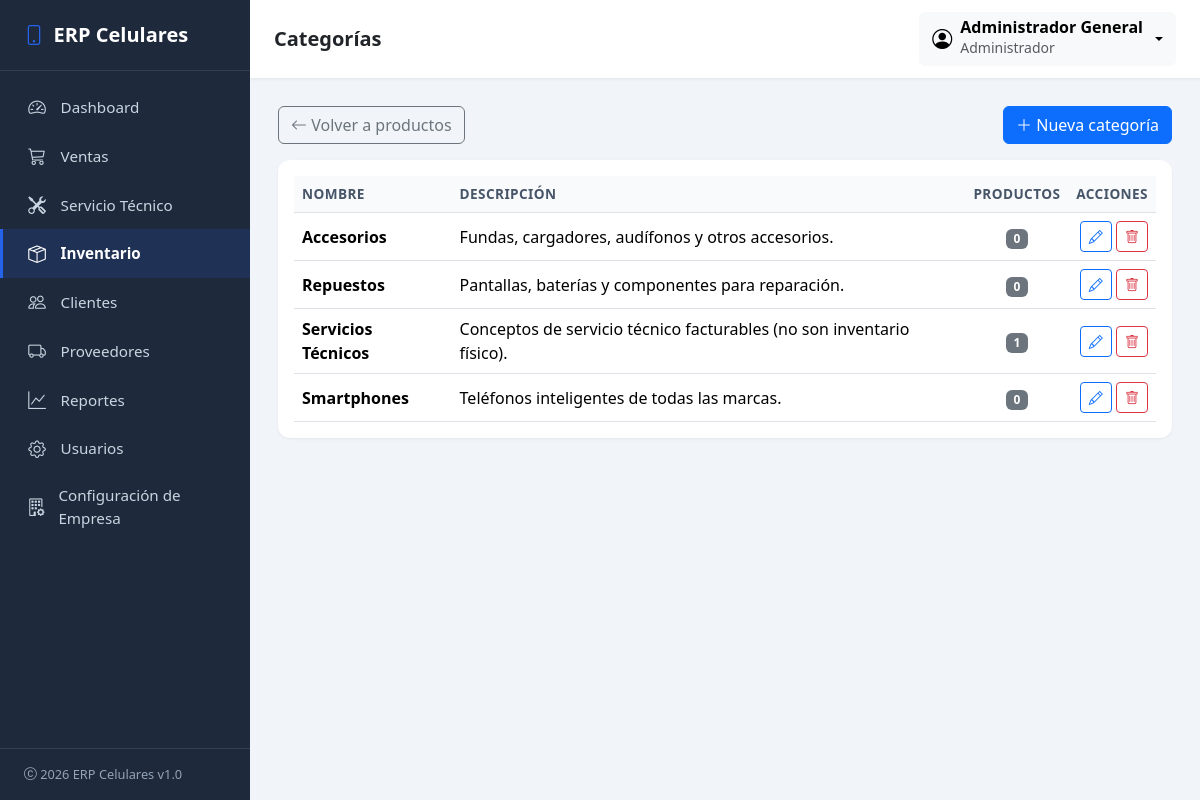
Screenshot of /inventario/categorias/ (signed in) with the database file from the repository.
### company/models.py (models this page shows, shortened)
class Company(models.Model):
    class TipoEmpresa(models.TextChoices):
        NATURAL = 'natural', 'Persona Natural'
        JURIDICA = 'juridica', 'Persona Jurídica'
    class RegimenTributario(models.TextChoices):
        SIMPLIFICADO = 'simplificado', 'Régimen Simplificado'
        COMUN = 'comun', 'Régimen Común'
        SIMPLE = 'simple', 'Régimen Simple de Tributación'
        NO_RESPONSABLE = 'no_responsable', 'No Responsable de IVA'
    class Moneda(models.TextChoices):
        COP = 'COP', 'Peso Colombiano (COP)'
        USD = 'USD', 'Dólar Estadounidense (USD)'
        EUR = 'EUR', 'Euro (EUR)'
        MXN = 'MXN', 'Peso Mexicano (MXN)'
    class Idioma(models.TextChoices):
        ES = 'es', 'Español'
        EN = 'en', 'Inglés'
    class Estado(models.TextChoices):
        ACTIVA = 'activa', 'Activa'
        SUSPENDIDA = 'suspendida', 'Suspendida'
        PRUEBA = 'prueba', 'En prueba'
    nombre_comercial = models.CharField('Nombre comercial', max_length=150, blank=True)
    razon_social = models.CharField('Razón social', max_length=150, blank=True)
    nit = models.CharField('NIT', max_length=30, blank=True)
    tipo_empresa = models.CharField(
        'Tipo de empresa', max_length=20,
        choices=TipoEmpresa.choices, blank=True,
    )
    regimen_tributario = models.CharField(
        'Régimen tributario', max_length=20,
        choices=RegimenTributario.choices, blank=True,
    )
    responsable_iva = models.BooleanField('Responsable de IVA', default=True)
    actividad_economica = models.CharField(
        'Actividad económica', max_length=150, blank=True,
        help_text='Código CIIU y/o descripción de la actividad principal.',
    )
    direccion = models.CharField('Dirección', max_length=255, blank=True)
    pais = models.CharField('País', max_length=100, blank=True, default='Colombia')
    departamento = models.CharField('Departamento', max_length=100, blank=True)
    municipio = models.CharField('Municipio / Ciudad', max_length=100, blank=True)
    codigo_postal = models.CharField('Código postal', max_length=20, blank=True)
    telefono = models.CharField('Teléfono', max_length=30, blank=True)
    whatsapp = models.CharField('WhatsApp', max_length=30, blank=True)
    correo = models.EmailField('Correo electrónico', blank=True)
    sitio_web = models.URLField('Sitio web', blank=True)
    moneda = models.CharField('Moneda', max_length=3, choices=Moneda.choices, default=Moneda.COP)
    simbolo_moneda = models.CharField('Símbolo de moneda', max_length=5, default='$')
    idioma = models.CharField('Idioma', max_length=5, choices=Idioma.choices, default=Idioma.ES)
    zona_horaria = models.CharField('Zona horaria', max_length=50, default='America/Bogota')
    fecha_creacion = models.DateTimeField('Fecha de creación', auto_now_add=True)
    fecha_modificacion = models.DateTimeField('Fecha de última modificación', auto_now=True)
    estado = models.CharField('Estado', max_length=20, choices=Estado.choices, default=Estado.ACTIVA)
    activo = models.BooleanField('Activo', default=True)
    licencia = models.CharField('Licencia', max_length=50, blank=True, default='Estándar')
    version_erp = models.CharField('Versión del ERP', max_length=20, blank=True, default='1.0')
    class Meta:
        verbose_name = 'Empresa'
        verbose_name_plural = 'Configuración de Empresa'
    @classmethod
    def get_solo(cls):
        obj, _creado = cls.objects.get_or_create(pk=1)
        return obj

### accounts/models.py (models this page shows, shortened)
class CustomUser(AbstractUser):
    class Roles(models.TextChoices):
        ADMIN = 'admin', 'Administrador'
        VENDEDOR = 'vendedor', 'Vendedor'
        TECNICO = 'tecnico', 'Técnico'
    role = models.CharField(
        'Rol',
        max_length=20,
        choices=Roles.choices,
        default=Roles.VENDEDOR,
    )
    telefono = models.CharField('Teléfono', max_length=30, blank=True)
    class Meta:
        verbose_name = 'Usuario'
        verbose_name_plural = 'Usuarios'
    @property
    def es_admin(self):
        return self.role == self.Roles.ADMIN or self.is_superuser

### inventory/models.py (models this page shows, shortened)
class Category(models.Model):
    nombre = models.CharField('Nombre', max_length=100, unique=True)
    descripcion = models.TextField('Descripción', blank=True)
    class Meta:
        verbose_name = 'Categoría'
        verbose_name_plural = 'Categorías'
        ordering = ['nombre']

### inventory/views.py (the view)
# urls.py: path('categorias/', views.category_list, name='category_list'),
@login_required
def category_list(request):
    categorias = Category.objects.all()
    contexto = {'categorias': categorias, 'seccion_activa': 'inventario'}
    return render(request, 'inventory/category_list.html', contexto)

### company/context_processors.py (called while the page is built)
def company_context(request):
    try:
        company = Company.get_solo()
        branding = getattr(company, 'identidad_visual', None)
    except (OperationalError, ProgrammingError):
        company = None
        branding = None
    return {
        'company_config': company,
        'branding_config': branding,
    }

### templates/inventory/category_list.html (shortened to what this page needs)
{% extends 'base.html' %}
{% block page_title %}Categorías{% endblock %}
{% block content %}
<div class="d-flex flex-wrap justify-content-between align-items-center mb-3 gap-2">
    <a href="{% url 'inventory:product_list' %}" class="btn btn-outline-secondary"><i class="bi bi-arrow-left"></i> Volver a productos</a>
    <a href="{% url 'inventory:category_create' %}" class="btn btn-primary"><i class="bi bi-plus-lg"></i> Nueva categoría</a>
</div>
<div class="card">
    <div class="card-body">
        <div class="table-responsive">
            <table class="table table-hover align-middle mb-0">
                <thead>
                    <tr>
                        <th>Nombre</th>
                        <th>Descripción</th>
                        <th class="text-center">Productos</th>
                        <th class="text-end">Acciones</th>
                    </tr>
                </thead>
                <tbody>
                    {% for cat in categorias %}
                    <tr>
                        <td class="fw-semibold">{{ cat.nombre }}</td>
                        <td>{{ cat.descripcion|default:"—" }}</td>
                        <td class="text-center"><span class="badge bg-secondary">{{ cat.productos.count }}</span></td>
                        <td class="text-end text-nowrap">
                            <a href="{% url 'inventory:category_update' cat.pk %}" class="btn btn-sm btn-outline-primary"><i class="bi bi-pencil"></i></a>
                            <a href="{% url 'inventory:category_delete' cat.pk %}" class="btn btn-sm btn-outline-danger"><i class="bi bi-trash"></i></a>
                        </td>
                    </tr>
                    {% empty %}
                    <tr><td colspan="4" class="text-center text-muted py-4">No hay categorías registradas.</td></tr>
                    {% endfor %}
                </tbody>
            </table>
        </div>
    </div>
</div>
{% endblock %}

### templates/base.html (shortened to what this page needs)
{% load static %}
<!DOCTYPE html>
<html lang="es">
<head>
    <link href="https://cdn.jsdelivr.net/npm/bootstrap@5.3.3/dist/css/bootstrap.min.css" rel="stylesheet">
    <link href="https://cdn.jsdelivr.net/npm/bootstrap-icons@1.11.3/font/bootstrap-icons.css" rel="stylesheet">
    <link href="{% static 'css/styles.css' %}" rel="stylesheet">
    <link href="{% static 'css/loading.css' %}" rel="stylesheet">
</head>
<body class="erp-loading-activo">
    <aside class="erp-sidebar" id="erpSidebar">
        <div class="sidebar-brand">
            {% if branding_config and branding_config.logo_principal %}
            <img src="{{ branding_config.logo_principal.url }}" alt="Logo" style="height: 28px; width: auto;">
            {% else %}
            <i class="bi bi-phone"></i>
            {% endif %}
            <span>{{ company_config.nombre_comercial|default:'ERP Celulares' }}</span>
        </div>
        <nav class="nav flex-column">
            <a href="{% url 'dashboard:index' %}" class="nav-link {% if seccion_activa == 'dashboard' %}active{% endif %}">
                <i class="bi bi-speedometer2"></i> Dashboard
            </a>
            {% if user.es_admin or user.role == 'vendedor' %}
            <a href="{% url 'sales:sale_list' %}" class="nav-link {% if seccion_activa == 'ventas' %}active{% endif %}">
                <i class="bi bi-cart3"></i> Ventas
            </a>
            {% endif %}
            {% if user.es_admin or user.role == 'tecnico' %}
            <a href="{% url 'repairs:order_list' %}" class="nav-link {% if seccion_activa == 'servicio' %}active{% endif %}">
                <i class="bi bi-tools"></i> Servicio Técnico
            </a>
            {% endif %}
            {% if user.es_admin %}
            <a href="{% url 'inventory:product_list' %}" class="nav-link {% if seccion_activa == 'inventario' %}active{% endif %}">
                <i class="bi bi-box-seam"></i> Inventario
            </a>
            {% endif %}
            <a href="{% url 'clients:client_list' %}" class="nav-link {% if seccion_activa == 'clientes' %}active{% endif %}">
                <i class="bi bi-people"></i> Clientes
            </a>
            <a href="#" class="nav-link {% if seccion_activa == 'proveedores' %}active{% endif %}">
                <i class="bi bi-truck"></i> Proveedores
            </a>
            <a href="#" class="nav-link {% if seccion_activa == 'reportes' %}active{% endif %}">
                <i class="bi bi-graph-up"></i> Reportes
            </a>
            {% if user.es_admin %}
            <a href="{% url 'accounts:user_list' %}" class="nav-link {% if seccion_activa == 'configuracion' %}active{% endif %}">
                <i class="bi bi-gear"></i> Usuarios
            </a>
            <a href="{% url 'company:config' %}" class="nav-link {% if seccion_activa == 'configuracion_empresa' %}active{% endif %}">
                <i class="bi bi-building-gear"></i> Configuración de Empresa
            </a>
            {% endif %}
        </nav>
        <div class="sidebar-footer">
            <i class="bi bi-c-circle"></i> 2026 ERP Celulares v1.0
        </div>
    </aside>
    <div class="erp-content">
        <nav class="erp-navbar d-flex align-items-center justify-content-between">
            <div class="d-flex align-items-center gap-3">
                <h5 class="mb-0 fw-semibold">{% block page_title %}{% endblock %}</h5>
            </div>
            <div class="dropdown">
                <button class="btn btn-light d-flex align-items-center gap-2 dropdown-toggle"
                        type="button" data-bs-toggle="dropdown" aria-expanded="false">
                    <i class="bi bi-person-circle fs-5"></i>
                    <span class="text-start d-none d-sm-block">
                        <span class="d-block fw-semibold lh-1">{{ user.get_full_name|default:user.username }}</span>
                        <small class="text-muted">{{ user.get_role_display }}</small>
                    </span>
                </button>
            </div>
        </nav>
        <main class="erp-main">
            {% block content %}{% endblock %}
        </main>
    </div>
</body>
</html>

### static/css/styles.css (style rules this page uses)
:root { --erp-sidebar-bg: #1e293b; --erp-sidebar-bg-hover: #334155; --erp-sidebar-active: #2563eb; --erp-sidebar-text: #cbd5e1; --erp-sidebar-text-active: #ffffff; --erp-bg: #f1f5f9; --erp-primary: #2563eb; --erp-sidebar-width: 250px; }
body { background-color: var(--erp-bg); font-family: 'Segoe UI', system-ui, -apple-system, sans-serif; }
.erp-sidebar { position: fixed; top: 0; left: 0; height: 100vh; width: var(--erp-sidebar-width); background-color: var(--erp-sidebar-bg); color: var(--erp-sidebar-text); display: flex; flex-direction: column; z-index: 1040; transition: transform 0.3s ease; overflow-y: auto; }
.erp-sidebar .sidebar-brand { padding: 1.25rem 1.5rem; font-size: 1.25rem; font-weight: 700; color: #fff; border-bottom: 1px solid rgba(255, 255, 255, 0.1); display: flex; align-items: center; gap: 0.6rem; }
.erp-sidebar .sidebar-brand i { color: var(--erp-sidebar-active); }
.erp-sidebar .nav { padding: 0.75rem 0; flex: 1; }
.erp-sidebar .nav-link { color: var(--erp-sidebar-text); padding: 0.7rem 1.5rem; display: flex; align-items: center; gap: 0.85rem; font-size: 0.95rem; border-left: 3px solid transparent; transition: all 0.15s ease; }
.erp-sidebar .nav-link i { font-size: 1.1rem; width: 20px; text-align: center; }
.erp-sidebar .nav-link.active { background-color: rgba(37, 99, 235, 0.15); color: var(--erp-sidebar-text-active); border-left-color: var(--erp-sidebar-active); font-weight: 600; }
.erp-sidebar .sidebar-footer { padding: 1rem 1.5rem; font-size: 0.8rem; border-top: 1px solid rgba(255, 255, 255, 0.1); color: #94a3b8; }
.erp-content { margin-left: var(--erp-sidebar-width); min-height: 100vh; transition: margin 0.3s ease; }
.erp-navbar { background-color: #fff; box-shadow: 0 1px 3px rgba(0, 0, 0, 0.08); padding: 0.75rem 1.5rem; }
.erp-main { padding: 1.75rem; }
.card { border: none; border-radius: 0.75rem; box-shadow: 0 1px 3px rgba(0, 0, 0, 0.06); }
.table thead th { background-color: #f8fafc; color: #475569; font-size: 0.85rem; text-transform: uppercase; letter-spacing: 0.03em; }

### rows the page displays
Company: nombre_comercial "ERP Celulares"
CustomUser: get_full_name "Administrador General", role "Administrador"
Category: nombre "Accesorios", descripcion "Fundas, cargadores, audífonos y otros accesorios.", productos.count "0"
Category: nombre "Repuestos", descripcion "Pantallas, baterías y componentes para reparación.", productos.count "0"
Category: nombre "Servicios Técnicos", descripcion "Conceptos de servicio técnico facturables (no son inventario físico).", productos.count "1"
Category: nombre "Smartphones", descripcion "Teléfonos inteligentes de todas las marcas.", productos.count "0"
